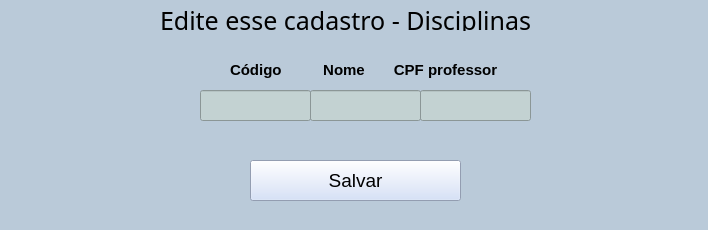
<?xml version="1.0" encoding="UTF-8"?>
<ui version="4.0">
 <class>MainWindow</class>
 <widget class="QMainWindow" name="MainWindow">
  <property name="geometry">
   <rect>
    <x>0</x>
    <y>0</y>
    <width>708</width>
    <height>230</height>
   </rect>
  </property>
  <property name="windowTitle">
   <string>MainWindow</string>
  </property>
  <property name="styleSheet">
   <string notr="true">background-color: rgb(186, 202, 217);</string>
  </property>
  <widget class="QWidget" name="centralwidget">
   <widget class="QLabel" name="label_2">
    <property name="geometry">
     <rect>
      <x>230</x>
      <y>60</y>
      <width>321</width>
      <height>20</height>
     </rect>
    </property>
    <property name="font">
     <font>
      <family>MS UI Gothic</family>
      <pointsize>11</pointsize>
      <weight>75</weight>
      <bold>true</bold>
     </font>
    </property>
    <property name="text">
     <string>Código          Nome       CPF professor</string>
    </property>
   </widget>
   <widget class="QLineEdit" name="lineEdit_5">
    <property name="geometry">
     <rect>
      <x>420</x>
      <y>90</y>
      <width>111</width>
      <height>31</height>
     </rect>
    </property>
    <property name="styleSheet">
     <string notr="true">background-color: rgb(195, 210, 210);</string>
    </property>
   </widget>
   <widget class="QLineEdit" name="lineEdit_3">
    <property name="geometry">
     <rect>
      <x>200</x>
      <y>90</y>
      <width>111</width>
      <height>31</height>
     </rect>
    </property>
    <property name="styleSheet">
     <string notr="true">background-color: rgb(195, 210, 210);</string>
    </property>
   </widget>
   <widget class="QLineEdit" name="lineEdit_4">
    <property name="geometry">
     <rect>
      <x>310</x>
      <y>90</y>
      <width>111</width>
      <height>31</height>
     </rect>
    </property>
    <property name="styleSheet">
     <string notr="true">background-color: rgb(195, 210, 210);</string>
    </property>
   </widget>
   <widget class="QLabel" name="label">
    <property name="geometry">
     <rect>
      <x>160</x>
      <y>10</y>
      <width>431</width>
      <height>21</height>
     </rect>
    </property>
    <property name="font">
     <font>
      <family>MS Gothic</family>
      <pointsize>19</pointsize>
     </font>
    </property>
    <property name="text">
     <string>Edite esse cadastro - Disciplinas</string>
    </property>
   </widget>
   <widget class="QPushButton" name="pushButton">
    <property name="geometry">
     <rect>
      <x>250</x>
      <y>160</y>
      <width>211</width>
      <height>41</height>
     </rect>
    </property>
    <property name="font">
     <font>
      <family>MS UI Gothic</family>
      <pointsize>14</pointsize>
     </font>
    </property>
    <property name="styleSheet">
     <string notr="true">
background-color: rgb(206, 220, 248);</string>
    </property>
    <property name="text">
     <string>Salvar</string>
    </property>
   </widget>
  </widget>
  <widget class="QStatusBar" name="statusbar"/>
 </widget>
 <resources/>
 <connections/>
</ui>
